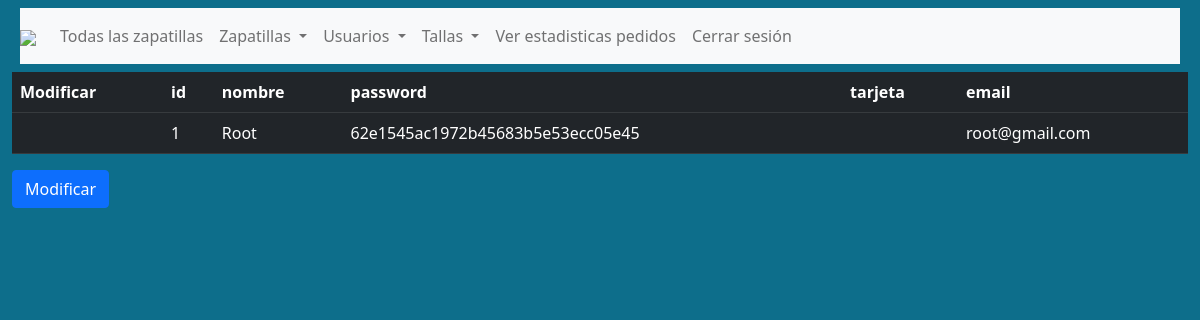
/modificarusuario.php (signed in), run on the app's committed database.
### tables this page shows
CREATE TABLE IF NOT EXISTS `usuarios` (
  `id` int(11) NOT NULL AUTO_INCREMENT,
  `nombre` varchar(10) NOT NULL,
  `password` varchar(100) NOT NULL,
  `tarjeta` varchar(10)  not NULL,
  `email` varchar(20) NOT NULL,
  PRIMARY KEY (`id`)
);

### modificarusuario.php (the view, shortened to what this page needs)
<?php
include "funciones.php";
$db = conectarbbdd();
if (!isset($_SESSION["usuario"])) header("Location:login.php");
else {
?>
    <!DOCTYPE html>
    <html lang="en">
    <head>
        <link href="https://cdn.jsdelivr.net/npm/bootstrap@5.0.0-beta1/dist/css/bootstrap.min.css" rel="stylesheet">
        <link rel="stylesheet" href="./css/index.css">
    </head>
    <body>
        <div class="container-fluid">
            <nav class="navbar navbar-expand-lg navbar-light bg-light m-2">
                <a class="navbar-brand" href="#"><img class="logo" src="./images/logo.png"></a>
                <div class="collapse navbar-collapse" id="navbarNavDropdown">
                    <ul class="navbar-nav">
                        <li class="nav-item">
                            <a class="nav-link" href="index.php">Todas las zapatillas</a>
                        </li>
                        <li class="nav-item">
                            <a class="nav-link" href="logout.php">Cerrar sesión</a>
                        </li>
                    </ul>
                </div>
            </nav>
            <form action="modificarusuario2.php" method="post">
            <table class="table table-hover table-dark">
            <th>Modificar</th>
                <?php
                $consultaColumnas = "SHOW COLUMNS FROM usuarios";
                $arrayColumnas = array();
                try {
                    $resultado = $db->prepare($consultaColumnas);
                    $resultado->execute();
                    while ($columnas = $resultado->fetch(PDO::FETCH_ASSOC)) {
                        array_push($arrayColumnas, $columnas["Field"]);
                    }
                    for ($i = 0; $i < count($arrayColumnas); $i++) { ?>
                        <th><?php print $arrayColumnas[$i]; ?></th>
                <?php
                    }
                    $consulta="SELECT * from usuarios";
                    $resultado = $db->prepare($consulta);
                    $resultado->execute();
                    while($columnas=$resultado->fetch(PDO::FETCH_ASSOC)){
                        for ($i = 0; $i < count($arrayColumnas); $i++){
                            if($i==0){
                                if($columnas["nombre"]!="Root") print "<tr><td><input type='radio' name='modificaruser' value='".$columnas[$arrayColumnas[$i]]."'></td><td>".$columnas[$arrayColumnas[$i]]."</td>";
                                else print "<tr><td></td><td>".$columnas[$arrayColumnas[$i]]."</td>";
                            }
                                 else print "<td>".$columnas[$arrayColumnas[$i]]."</td>";
                        }
                    }
                } catch (PDOException $e) {
                    print $e->getMessage();
                }
                ?>
            </table>
            <input type="submit" class="btn btn-primary" value="Modificar" name="modificar">
            </form>
    </body>
<?php
}
?>
    </html>

### css/index.css (style rules this page uses)
.logo { width: 100px; }
body { background-color: rgb(13, 110, 139); }

### data on the page
usuarios: id "1", nombre "Root", password "62e1545ac1972b45683b5e53ecc05e45", email "root@gmail.com"

### other printed values
$arrayColumnas[$i] "id"
$arrayColumnas[$i] "nombre"
$arrayColumnas[$i] "password"
$arrayColumnas[$i] "tarjeta"
$arrayColumnas[$i] "email"
